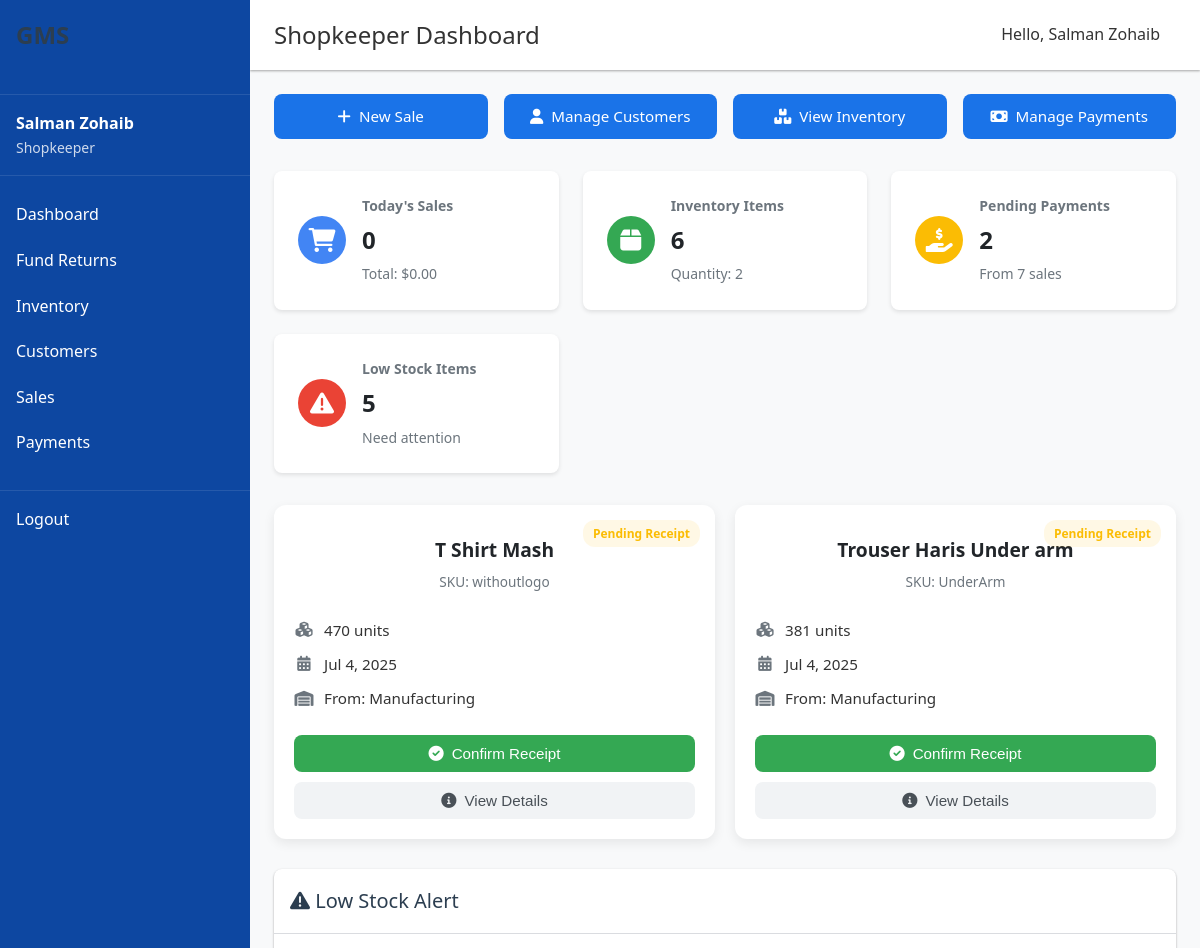
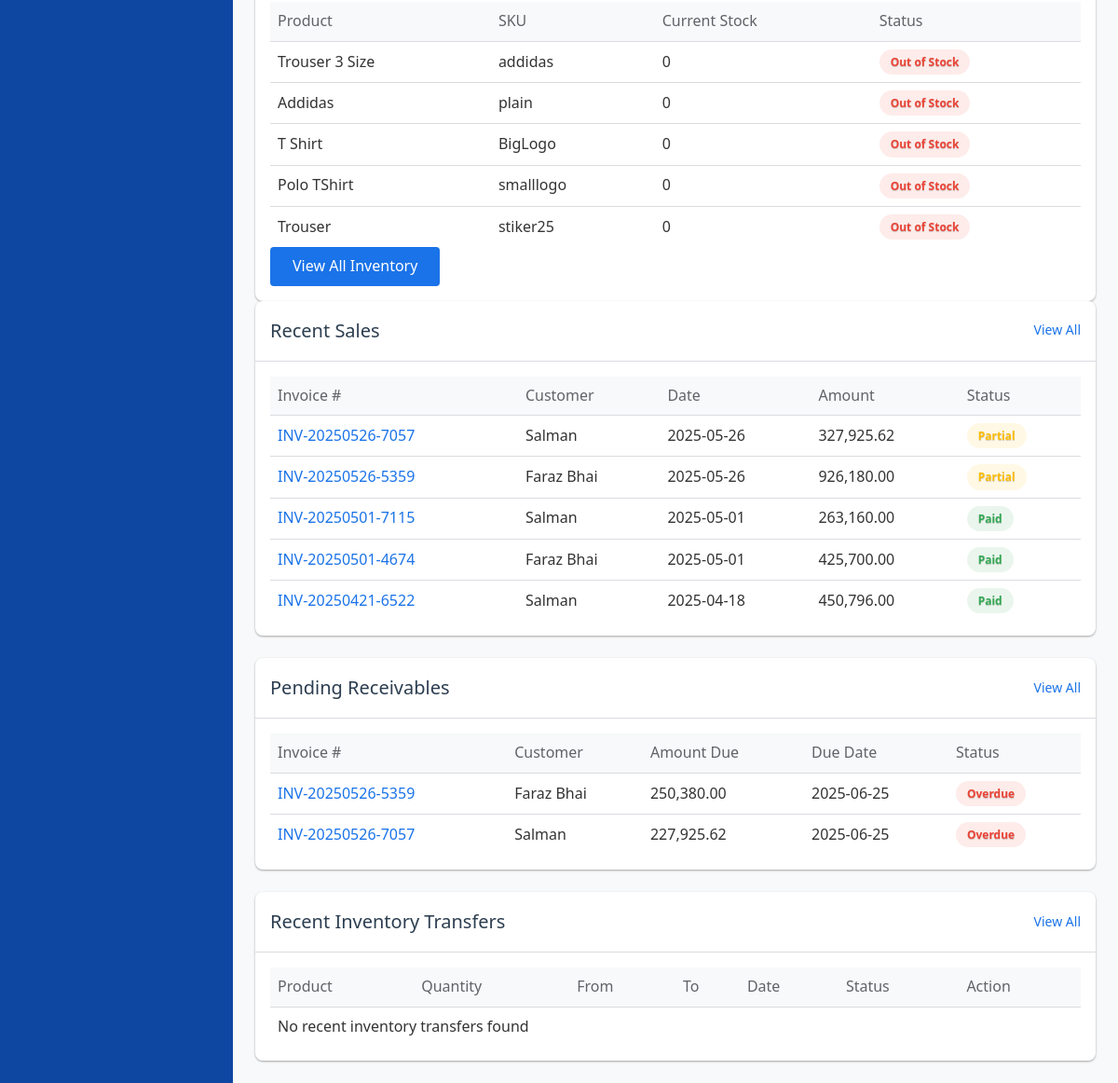
The app's page /shopkeeper/dashboard.php (signed in) with its own data (2 pictures, top to bottom).
### tables this page shows
CREATE TABLE `inventory_transfers` (
  `id` int(11) NOT NULL,
  `product_id` int(11) NOT NULL,
  `quantity` int(11) NOT NULL,
  `from_location` enum('manufacturing','wholesale','transit') NOT NULL,
  `to_location` enum('manufacturing','wholesale','transit') NOT NULL,
  `transfer_date` timestamp NULL DEFAULT current_timestamp(),
  `initiated_by` int(11) NOT NULL,
  `confirmed_by` int(11) DEFAULT NULL,
  `shopkeeper_id` int(11) DEFAULT NULL,
  `confirmation_date` timestamp NULL DEFAULT NULL,
  `status` enum('pending','confirmed','cancelled') DEFAULT 'pending'
);

CREATE TABLE `products` (
  `id` int(11) NOT NULL,
  `name` varchar(100) NOT NULL,
  `description` text DEFAULT NULL,
  `sku` varchar(50) DEFAULT NULL,
  `category` varchar(50) DEFAULT NULL,
  `created_by` int(11) NOT NULL,
  `created_at` timestamp NULL DEFAULT current_timestamp(),
  `updated_at` timestamp NULL DEFAULT current_timestamp() ON UPDATE current_timestamp()
);

CREATE TABLE `inventory` (
  `id` int(11) NOT NULL,
  `product_id` int(11) NOT NULL,
  `batch_id` int(11) DEFAULT NULL,
  `quantity` int(11) NOT NULL DEFAULT 0,
  `location` enum('manufacturing','wholesale','transit') NOT NULL,
  `shopkeeper_id` int(11) DEFAULT NULL,
  `updated_at` timestamp NULL DEFAULT current_timestamp() ON UPDATE current_timestamp()
);

CREATE TABLE `sales` (
  `id` int(11) NOT NULL,
  `invoice_number` varchar(50) NOT NULL,
  `customer_id` int(11) NOT NULL,
  `sale_date` date NOT NULL,
  `total_amount` decimal(10,2) NOT NULL,
  `discount_amount` decimal(10,2) DEFAULT 0.00,
  `tax_amount` decimal(10,2) DEFAULT 0.00,
  `shipping_cost` decimal(10,2) DEFAULT 0.00,
  `net_amount` decimal(10,2) NOT NULL,
  `payment_status` enum('unpaid','partial','paid') DEFAULT 'unpaid',
  `payment_due_date` date DEFAULT NULL,
  `notes` text DEFAULT NULL,
  `created_by` int(11) NOT NULL,
  `created_at` timestamp NULL DEFAULT current_timestamp(),
  `updated_at` timestamp NULL DEFAULT current_timestamp() ON UPDATE current_timestamp()
);

CREATE TABLE `customers` (
  `id` int(11) NOT NULL,
  `name` varchar(100) NOT NULL,
  `contact_person` varchar(100) DEFAULT NULL,
  `phone` varchar(20) DEFAULT NULL,
  `email` varchar(100) DEFAULT NULL,
  `address` text DEFAULT NULL,
  `created_by` int(11) NOT NULL,
  `created_at` timestamp NULL DEFAULT current_timestamp(),
  `updated_at` timestamp NULL DEFAULT current_timestamp() ON UPDATE current_timestamp()
);

### shopkeeper/dashboard.php (the view, shortened to what the rows shown need)
<?php
include_once '../includes/header.php';
$database = new Database();
$db = $database->getConnection();
try {
    $receivables_query = "SELECT s.id, s.invoice_number, c.name as customer_name, s.sale_date, s.net_amount,
                         (SELECT COALESCE(SUM(amount), 0) FROM payments WHERE sale_id = s.id) as amount_paid,
                         s.payment_due_date
                         FROM sales s
                         JOIN customers c ON s.customer_id = c.id
                         WHERE s.payment_status IN ('unpaid', 'partial')
                         ORDER BY s.payment_due_date ASC LIMIT 5";
    $receivables_stmt = $db->prepare($receivables_query);
    $receivables_stmt->execute();
    $pending_location = 'transit';
    $transfers_query = "SELECT t.id, p.name as product_name, p.sku, t.quantity,
                       t.from_location, t.to_location, t.transfer_date, t.status,
                       t.initiated_by, t.product_id,
                       u.username as initiated_by_user
                       FROM inventory_transfers t
                       JOIN products p ON t.product_id = p.id
                       JOIN users u ON t.initiated_by = u.id
                       WHERE t.to_location = :pending_location
                       AND t.status = 'pending'
                       ORDER BY t.transfer_date DESC";
    $transfers_stmt = $db->prepare($transfers_query);
    $transfers_stmt->bindParam(':pending_location', $pending_location);
    try {
        $transfers_stmt->execute();
        $pending_transfers = $transfers_stmt->fetchAll(PDO::FETCH_ASSOC);
    } catch (PDOException $e) {
        error_log("Error fetching pending transfers: " . $e->getMessage());
        $pending_transfers = [];
    }
    $recent_sales_query = "SELECT s.id, s.invoice_number, c.name as customer_name,
                          s.sale_date, s.net_amount, s.payment_status
                          FROM sales s
                          JOIN customers c ON s.customer_id = c.id
                          ORDER BY s.sale_date DESC LIMIT 5";
    $recent_sales_stmt = $db->prepare($recent_sales_query);
    $recent_sales_stmt->execute();
    $low_stock_query = "SELECT p.name, i.quantity, p.sku
                       FROM inventory i
                       JOIN products p ON i.product_id = p.id
                       WHERE i.location = 'wholesale' AND i.quantity < 10
                       ORDER BY i.quantity ASC
                       LIMIT 5";
    $low_stock_stmt = $db->prepare($low_stock_query);
    $low_stock_stmt->execute();
    $low_stock_items = $low_stock_stmt->fetchAll(PDO::FETCH_ASSOC);
} catch (PDOException $e) {
    $error_message = "Database error: " . $e->getMessage();
}
?>
<!DOCTYPE html>
<html lang="en">
<head>
    <link rel="stylesheet" href="https://cdnjs.cloudflare.com/ajax/libs/font-awesome/6.0.0-beta3/css/all.min.css">
</head>
<body>
    <?php if (!empty($pending_transfers)): ?>
<div class="transfers-grid">
    <?php foreach($pending_transfers as $transfer): ?>
    <div class="transfer-tile" data-transfer-id="<?php echo $transfer['id']; ?>">
        <div class="transfer-status-badge pending">Pending Receipt</div>
        <div class="transfer-header">
            <h3 class="transfer-product-name"><?php echo htmlspecialchars($transfer['product_name']); ?></h3>
            <div class="product-sku">SKU: <?php echo htmlspecialchars($transfer['sku']); ?></div>
        </div>
        <div class="transfer-details">
            <div class="detail-item">
                <i class="fas fa-cubes"></i>
                <span><?php echo number_format($transfer['quantity']); ?> units</span>
            </div>
            <div class="detail-item">
                <i class="fas fa-calendar-alt"></i>
                <span><?php echo date('M j, Y', strtotime($transfer['transfer_date'])); ?></span>
            </div>
            <div class="detail-item">
                <i class="fas fa-warehouse"></i>
                <span>From: <?php echo ucfirst($transfer['from_location']); ?></span>
            </div>
        </div>
        <div class="transfer-actions">
                <button type="button"
            class="btn-confirm action-button"
            data-transfer-id="<?php echo $transfer['id']; ?>"
            data-product-id="<?php echo $transfer['product_id']; ?>"
            data-quantity="<?php echo $transfer['quantity']; ?>">
        <i class="fas fa-check-circle"></i> Confirm Receipt
    </button>
    <button type="button"
            class="btn-details action-button"
            data-transfer-id="<?php echo $transfer['id']; ?>">
        <i class="fas fa-info-circle"></i> View Details
    </button>
        </div>
    </div>
    <?php endforeach; ?>
</div>    <?php endif; ?>
    <?php if(count($low_stock_items) > 0): ?>
    <div class="dashboard-card alert-card">
        <div class="card-header">
            <h2><i class="fas fa-exclamation-triangle"></i> Low Stock Alert</h2>
        </div>
        <div class="card-content">
            <table class="data-table">
                <thead>
                    <tr>
                        <th>Product</th>
                        <th>SKU</th>
                        <th>Current Stock</th>
                        <th>Status</th>
                    </tr>
                </thead>
                <tbody>
                    <?php foreach($low_stock_items as $item): ?>
                    <tr>
                        <td><?php echo htmlspecialchars($item['name']); ?></td>
                        <td><?php echo htmlspecialchars($item['sku']); ?></td>
                        <td><?php echo number_format($item['quantity']); ?></td>
                        <td>
                            <span class="status-badge status-<?php echo $item['quantity'] <= 0 ? 'out-of-stock' : 'low-stock'; ?>">
                                <?php echo $item['quantity'] <= 0 ? 'Out of Stock' : 'Low Stock'; ?>
                            </span>
                        </td>
                    </tr>
                    <?php endforeach; ?>
                </tbody>
            </table>
        </div>
    </div>
    <?php endif; ?>
    <div class="dashboard-grid">
        <div class="dashboard-card">
            <div class="card-header">
                <h2>Recent Sales</h2>
            </div>
            <div class="card-content">
                <table class="data-table">
                    <thead>
                        <tr>
                            <th>Invoice #</th>
                            <th>Customer</th>
                            <th>Date</th>
                            <th>Amount</th>
                            <th>Status</th>
                        </tr>
                    </thead>
                    <tbody>
                        <?php if($recent_sales_stmt->rowCount() > 0): ?>
                            <?php while($sale = $recent_sales_stmt->fetch(PDO::FETCH_ASSOC)): ?>
                            <tr>
                                <td><a href="view-sale.php?id=<?php echo $sale['id']; ?>"><?php echo htmlspecialchars($sale['invoice_number']); ?></a></td>
                                <td><?php echo htmlspecialchars($sale['customer_name']); ?></td>
                                <td><?php echo htmlspecialchars($sale['sale_date']); ?></td>
                                <td><?php echo number_format($sale['net_amount'], 2); ?></td>
                                <td><span class="status-badge status-<?php echo strtolower($sale['payment_status']); ?>"><?php echo ucfirst($sale['payment_status']); ?></span></td>
                            </tr>
                            <?php endwhile; ?>
                        <?php else: ?>
                            <tr>
                                <td colspan="5" class="no-records">No recent sales found</td>
                            </tr>
                        <?php endif; ?>
                    </tbody>
                </table>
            </div>
        </div>
        <div class="dashboard-card">
            <div class="card-header">
                <h2>Pending Receivables</h2>
            </div>
            <div class="card-content">
                <table class="data-table">
                    <thead>
                        <tr>
                            <th>Invoice #</th>
                            <th>Customer</th>
                            <th>Amount Due</th>
                            <th>Due Date</th>
                            <th>Status</th>
                        </tr>
                    </thead>
                    <tbody>
                        <?php if($receivables_stmt->rowCount() > 0): ?>
                            <?php while($receivable = $receivables_stmt->fetch(PDO::FETCH_ASSOC)): ?>
                            <tr>
                                <td><a href="view-sale.php?id=<?php echo $receivable['id']; ?>"><?php echo htmlspecialchars($receivable['invoice_number']); ?></a></td>
                                <td><?php echo htmlspecialchars($receivable['customer_name']); ?></td>
                                <td><?php echo number_format($receivable['net_amount'] - $receivable['amount_paid'], 2); ?></td>
                                <td><?php echo htmlspecialchars($receivable['payment_due_date']); ?></td>
                                <td>
                                    <?php
                                    $today = new DateTime();
                                    $due_date = new DateTime($receivable['payment_due_date']);
                                    $status = 'upcoming';
                                    if($today > $due_date) {
                                        $status = 'overdue';
                                    }
                                    ?>
                                    <span class="status-badge status-<?php echo $status; ?>">
                                        <?php echo $status === 'overdue' ? 'Overdue' : 'Upcoming'; ?>
                                    </span>
                                </td>
                            </tr>
                            <?php endwhile; ?>
                        <?php else: ?>
                            <tr>
                                <td colspan="5" class="no-records">No pending receivables found</td>
                            </tr>
                        <?php endif; ?>
                    </tbody>
                </table>
            </div>
        </div>
        <div class="dashboard-card full-width">
            <div class="card-header">
                <h2>Recent Inventory Transfers</h2>
            </div>
            <div class="card-content">
                <table class="data-table">
                    <thead>
                        <tr>
                            <th>Product</th>
                            <th>Quantity</th>
                            <th>From</th>
                            <th>To</th>
                            <th>Date</th>
                            <th>Status</th>
                            <th>Action</th>
                        </tr>
                    </thead>
                </table>
            </div>
        </div>
    </div>
</body>
</html>

### records on screen
inventory_transfers: product.name "T Shirt Mash", product.sku "withoutlogo", quantity "470", transfer_date "Jul 4, 2025", from_location "Manufacturing"
inventory_transfers: product.name "Trouser Haris Under arm", product.sku "UnderArm", quantity "381", transfer_date "Jul 4, 2025", from_location "Manufacturing"
inventory: product.name "Trouser 3 Size", product.sku "addidas", quantity "0", shows "Out of Stock"
inventory: product.name "Addidas", product.sku "plain", quantity "0", shows "Out of Stock"
inventory: product.name "T Shirt", product.sku "BigLogo", quantity "0", shows "Out of Stock"
inventory: product.name "Polo TShirt", product.sku "smalllogo", quantity "0", shows "Out of Stock"
inventory: product.name "Trouser", product.sku "stiker25", quantity "0", shows "Out of Stock"
sales: invoice_number "INV-20250526-7057", customer.name "Salman", sale_date "2025-05-26", net_amount "327,925.62", payment_status "Partial", amount_paid "227,925.62", payment_due_date "2025-06-25", shows "Overdue"
sales: invoice_number "INV-20250526-5359", customer.name "Faraz Bhai", sale_date "2025-05-26", net_amount "926,180.00", payment_status "Partial", amount_paid "250,380.00", payment_due_date "2025-06-25", shows "Overdue"
sales: invoice_number "INV-20250501-7115", customer.name "Salman", sale_date "2025-05-01", net_amount "263,160.00", payment_status "Paid"
sales: invoice_number "INV-20250501-4674", customer.name "Faraz Bhai", sale_date "2025-05-01", net_amount "425,700.00", payment_status "Paid"
sales: invoice_number "INV-20250421-6522", customer.name "Salman", sale_date "2025-04-18", net_amount "450,796.00", payment_status "Paid"

### other values on screen
$_SESSION['full_name'] "Salman Zohaib"
$_SESSION['role'] "Shopkeeper"
$page_title "Shopkeeper Dashboard"
$today_sales_count "0"
$today_sales_amount "0.00"
$inventory['total_products'] "6"
$inventory['total_quantity'] "2"
$sales['pending_payments'] "2"
$sales['total_sales'] "7"
count($low_stock_items) "5"
